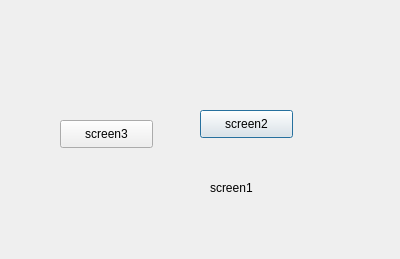
<?xml version="1.0" encoding="UTF-8"?>
<ui version="4.0">
 <class>Dialog</class>
 <widget class="QDialog" name="Dialog">
  <property name="geometry">
   <rect>
    <x>0</x>
    <y>0</y>
    <width>400</width>
    <height>259</height>
   </rect>
  </property>
  <property name="windowTitle">
   <string>Dialog</string>
  </property>
  <widget class="QPushButton" name="Button1">
   <property name="geometry">
    <rect>
     <x>200</x>
     <y>110</y>
     <width>93</width>
     <height>28</height>
    </rect>
   </property>
   <property name="text">
    <string>screen2</string>
   </property>
  </widget>
  <widget class="QLabel" name="label">
   <property name="geometry">
    <rect>
     <x>210</x>
     <y>180</y>
     <width>55</width>
     <height>16</height>
    </rect>
   </property>
   <property name="text">
    <string>screen1</string>
   </property>
  </widget>
  <widget class="QPushButton" name="Button2">
   <property name="geometry">
    <rect>
     <x>60</x>
     <y>120</y>
     <width>93</width>
     <height>28</height>
    </rect>
   </property>
   <property name="text">
    <string>screen3</string>
   </property>
  </widget>
 </widget>
 <resources/>
 <connections/>
</ui>
